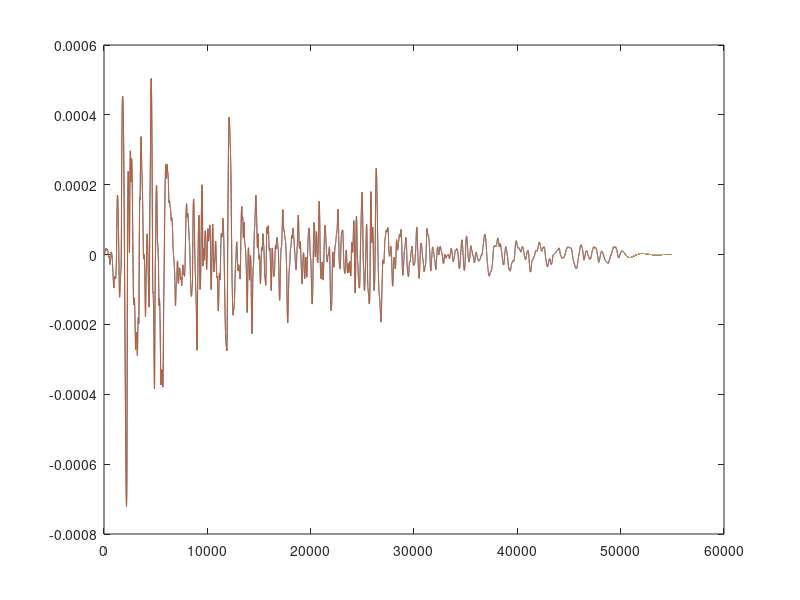

Here is the MATLAB script that generated this plot:
% CDM-2dofs 子结构

clear
close all
load("ACC_el.mat");

M_ns = 2;
K_ns = 1800;
C_ns = 300;

M_ps = 0.5*1e-5;
K_ps = 1200*1e-5;
C_ps = 200*1e-5;

M = [M_ns,0;0,M_ps];
K = [K_ns+K_ps, -K_ps; -K_ps, K_ps];
C = [C_ns+C_ps, -C_ps; -C_ps, C_ps];

dofs = length(M);
diagM = diag(M);
dt = 0.001;
Ke=M/(dt^2)+((C)/(2*dt));
a = K - (2 * M) / (dt)^2;
b=M/dt^2 - C/(2*dt);
u = zeros(dofs , length(ACC_el));
v = zeros(dofs , length(ACC_el));
ac = zeros(dofs , length(ACC_el));
Ke_inv = inv(Ke);
for i = 2 : length(ACC_el)
    PP = -ACC_el(i,2)* diagM  - a * u(: , i) - b * u(: , i-1);
    u(:,i+1)=Ke_inv * PP;
    v(: , i) = (u(: , i+1) - u(: , i-1)) / (dt*2);
    ac(: , i) = (u(: , i+1) - 2 * u(: , i) + u(: , i-1)) / (dt^2);
end

ucdm = u;
%%%%%%%%%%%%%%%%%%%%%%%%%%%%%%%%%%%%%%%%%%%%%%%%%%%%%%%%%%%%%%%%%%%%%%%%%%%
%%
dofs_ns = length(M_ns);
dofs_ps = length(M_ps);
Ke_ns=M_ns / (dt^2) + ((C_ns) / (2*dt));
a_ns = K_ns - (2 * M_ns) / (dt)^2;
b_ns=M_ns / dt^2 - C_ns / (2*dt);
Ke_ps=M_ps / (dt^2) + ((C_ps) / (2*dt));
a_ps = K_ps - (2 * M_ps) / (dt)^2;
b_ps=M_ps / dt^2 - C_ps / (2*dt);
diagM_ns = diag(M_ns);
u_ns = zeros(dofs_ns , length(ACC_el));
v_ns = zeros(dofs_ns , length(ACC_el));
ac_ns = zeros(dofs_ns , length(ACC_el));
u_ps = zeros(dofs_ps , length(ACC_el));
v_ps = zeros(dofs_ps , length(ACC_el));
ac_ps = zeros(dofs_ps , length(ACC_el));
F_ps = zeros(1, length(ACC_el));

for i = 2 : length(ACC_el)
    PP_ns = (-ACC_el(i,2) * M_ns) - F_ps(i-1) - a_ns * u_ns(i) - b_ns * u_ns(i-1);  %数值子结构部分
    u_ns(i+1) = Ke_ns \ PP_ns;
    v_ns(i) = (u_ns(i+1) - u_ns(i-1)) / (dt*2);
    ac_ns(i) = (u_ns(i+1) - 2 * u_ns(i) + u_ns(i-1)) / (dt^2);
    
    PP_ps = -(ac_ns(i) + ACC_el(i,2)) * M_ps - a_ps * u_ps(i) - b_ps * u_ps(i-1);   %物理子结构部分
    u_ps(i+1) = Ke_ps \ PP_ps;
    v_ps(i) = (u_ps(i+1) - u_ps(i-1)) / (dt*2);
    ac_ps(i) = (u_ps(i+1) - 2 * u_ps(i) + u_ps(i-1)) / (dt^2);
    
    F_ps(i) = (ac_ps(i) + ac_ns(i) + ACC_el(i,2)) * M_ps ;                          %物理子结构对数值子结构的反力
end

ucdm_ns = u_ns;
ucdm_ps = u_ps;
% plot(ucdm_ns(2, :));
%%
% G = tf([-M_ps,0,0],[M_ps,C_ps,K_ps]); 
% zzz = ac_ns(2,:)' + ACC_el(:,2);
% uG = lsim(G, ac_ns(2,:)'+ACC_el(:,2), [0.001:0.001:0.001*55001]);

% plot(uG);
% hold on;
% plot(ac_ps);

figure(1)
plot(u(2,:));
hold on;
plot(u_ns+u_ps);

% figure(2)
% plot(ac(1,:));
% hold on;
% plot(ac_ns)
